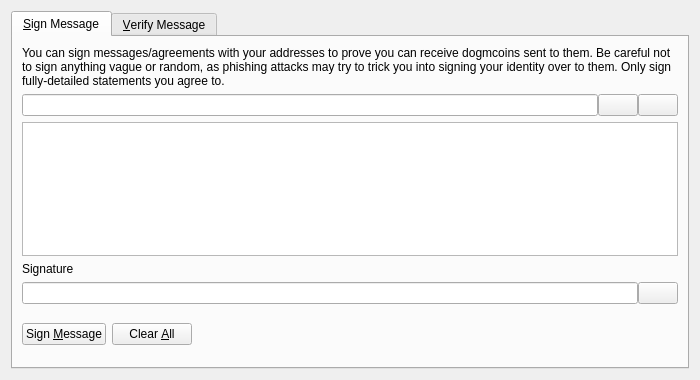
<?xml version="1.0" encoding="UTF-8"?>
<ui version="4.0">
 <class>SignVerifyMessageDialog</class>
 <widget class="QDialog" name="SignVerifyMessageDialog">
  <property name="geometry">
   <rect>
    <x>0</x>
    <y>0</y>
    <width>700</width>
    <height>380</height>
   </rect>
  </property>
  <property name="windowTitle">
   <string>Signatures - Sign / Verify a Message</string>
  </property>
  <property name="modal">
   <bool>true</bool>
  </property>
  <layout class="QVBoxLayout" name="verticalLayout">
   <item>
    <widget class="QTabWidget" name="tabWidget">
     <property name="currentIndex">
      <number>0</number>
     </property>
     <widget class="QWidget" name="tabSignMessage">
      <attribute name="title">
       <string>&amp;Sign Message</string>
      </attribute>
      <layout class="QVBoxLayout" name="verticalLayout_SM">
       <item>
        <widget class="QLabel" name="infoLabel_SM">
         <property name="text">
          <string>You can sign messages/agreements with your addresses to prove you can receive dogmcoins sent to them. Be careful not to sign anything vague or random, as phishing attacks may try to trick you into signing your identity over to them. Only sign fully-detailed statements you agree to.</string>
         </property>
         <property name="textFormat">
          <enum>Qt::PlainText</enum>
         </property>
         <property name="wordWrap">
          <bool>true</bool>
         </property>
        </widget>
       </item>
       <item>
        <layout class="QHBoxLayout" name="horizontalLayout_1_SM">
         <property name="spacing">
          <number>0</number>
         </property>
         <item>
          <widget class="QValidatedLineEdit" name="addressIn_SM">
           <property name="toolTip">
            <string>The Dogmcoin address to sign the message with</string>
           </property>
          </widget>
         </item>
         <item>
          <widget class="QPushButton" name="addressBookButton_SM">
           <property name="toolTip">
            <string>Choose previously used address</string>
           </property>
           <property name="text">
            <string/>
           </property>
           <property name="icon">
            <iconset resource="../bitcoin.qrc">
             <normaloff>:/icons/address-book</normaloff>:/icons/address-book</iconset>
           </property>
           <property name="shortcut">
            <string>Alt+A</string>
           </property>
           <property name="autoDefault">
            <bool>false</bool>
           </property>
          </widget>
         </item>
         <item>
          <widget class="QPushButton" name="pasteButton_SM">
           <property name="toolTip">
            <string>Paste address from clipboard</string>
           </property>
           <property name="text">
            <string/>
           </property>
           <property name="icon">
            <iconset resource="../bitcoin.qrc">
             <normaloff>:/icons/editpaste</normaloff>:/icons/editpaste</iconset>
           </property>
           <property name="shortcut">
            <string>Alt+P</string>
           </property>
           <property name="autoDefault">
            <bool>false</bool>
           </property>
          </widget>
         </item>
        </layout>
       </item>
       <item>
        <widget class="QPlainTextEdit" name="messageIn_SM">
         <property name="toolTip">
          <string>Enter the message you want to sign here</string>
         </property>
        </widget>
       </item>
       <item>
        <widget class="QLabel" name="signatureLabel_SM">
         <property name="text">
          <string>Signature</string>
         </property>
         <property name="textFormat">
          <enum>Qt::PlainText</enum>
         </property>
        </widget>
       </item>
       <item>
        <layout class="QHBoxLayout" name="horizontalLayout_2_SM">
         <property name="spacing">
          <number>0</number>
         </property>
         <item>
          <widget class="QLineEdit" name="signatureOut_SM">
           <property name="font">
            <font>
             <italic>true</italic>
            </font>
           </property>
           <property name="readOnly">
            <bool>true</bool>
           </property>
          </widget>
         </item>
         <item>
          <widget class="QPushButton" name="copySignatureButton_SM">
           <property name="toolTip">
            <string>Copy the current signature to the system clipboard</string>
           </property>
           <property name="text">
            <string/>
           </property>
           <property name="icon">
            <iconset resource="../bitcoin.qrc">
             <normaloff>:/icons/editcopy</normaloff>:/icons/editcopy</iconset>
           </property>
           <property name="autoDefault">
            <bool>false</bool>
           </property>
          </widget>
         </item>
        </layout>
       </item>
       <item>
        <layout class="QHBoxLayout" name="horizontalLayout_3_SM">
         <item>
          <widget class="QPushButton" name="signMessageButton_SM">
           <property name="toolTip">
            <string>Sign the message to prove you own this Dogmcoin address</string>
           </property>
           <property name="text">
            <string>Sign &amp;Message</string>
           </property>
           <property name="icon">
            <iconset resource="../bitcoin.qrc">
             <normaloff>:/icons/edit</normaloff>:/icons/edit</iconset>
           </property>
           <property name="autoDefault">
            <bool>false</bool>
           </property>
          </widget>
         </item>
         <item>
          <widget class="QPushButton" name="clearButton_SM">
           <property name="toolTip">
            <string>Reset all sign message fields</string>
           </property>
           <property name="text">
            <string>Clear &amp;All</string>
           </property>
           <property name="icon">
            <iconset resource="../bitcoin.qrc">
             <normaloff>:/icons/remove</normaloff>:/icons/remove</iconset>
           </property>
           <property name="autoDefault">
            <bool>false</bool>
           </property>
          </widget>
         </item>
         <item>
          <spacer name="horizontalSpacer_1_SM">
           <property name="orientation">
            <enum>Qt::Horizontal</enum>
           </property>
           <property name="sizeHint" stdset="0">
            <size>
             <width>40</width>
             <height>48</height>
            </size>
           </property>
          </spacer>
         </item>
         <item>
          <widget class="QLabel" name="statusLabel_SM">
           <property name="font">
            <font>
             <weight>75</weight>
             <bold>true</bold>
            </font>
           </property>
           <property name="text">
            <string/>
           </property>
           <property name="wordWrap">
            <bool>true</bool>
           </property>
          </widget>
         </item>
         <item>
          <spacer name="horizontalSpacer_2_SM">
           <property name="orientation">
            <enum>Qt::Horizontal</enum>
           </property>
           <property name="sizeHint" stdset="0">
            <size>
             <width>40</width>
             <height>48</height>
            </size>
           </property>
          </spacer>
         </item>
        </layout>
       </item>
      </layout>
     </widget>
     <widget class="QWidget" name="tabVerifyMessage">
      <attribute name="title">
       <string>&amp;Verify Message</string>
      </attribute>
      <layout class="QVBoxLayout" name="verticalLayout_VM">
       <item>
        <widget class="QLabel" name="infoLabel_VM">
         <property name="text">
          <string>Enter the receiver's address, message (ensure you copy line breaks, spaces, tabs, etc. exactly) and signature below to verify the message. Be careful not to read more into the signature than what is in the signed message itself, to avoid being tricked by a man-in-the-middle attack. Note that this only proves the signing party receives with the address, it cannot prove sendership of any transaction!</string>
         </property>
         <property name="textFormat">
          <enum>Qt::PlainText</enum>
         </property>
         <property name="alignment">
          <set>Qt::AlignLeading|Qt::AlignLeft|Qt::AlignTop</set>
         </property>
         <property name="wordWrap">
          <bool>true</bool>
         </property>
        </widget>
       </item>
       <item>
        <layout class="QHBoxLayout" name="horizontalLayout_1_VM">
         <property name="spacing">
          <number>0</number>
         </property>
         <item>
          <widget class="QValidatedLineEdit" name="addressIn_VM">
           <property name="toolTip">
            <string>The Dogmcoin address the message was signed with</string>
           </property>
          </widget>
         </item>
         <item>
          <widget class="QPushButton" name="addressBookButton_VM">
           <property name="toolTip">
            <string>Choose previously used address</string>
           </property>
           <property name="text">
            <string/>
           </property>
           <property name="icon">
            <iconset resource="../bitcoin.qrc">
             <normaloff>:/icons/address-book</normaloff>:/icons/address-book</iconset>
           </property>
           <property name="shortcut">
            <string>Alt+A</string>
           </property>
           <property name="autoDefault">
            <bool>false</bool>
           </property>
          </widget>
         </item>
        </layout>
       </item>
       <item>
        <widget class="QPlainTextEdit" name="messageIn_VM"/>
       </item>
       <item>
        <widget class="QValidatedLineEdit" name="signatureIn_VM"/>
       </item>
       <item>
        <layout class="QHBoxLayout" name="horizontalLayout_2_VM">
         <item>
          <widget class="QPushButton" name="verifyMessageButton_VM">
           <property name="toolTip">
            <string>Verify the message to ensure it was signed with the specified Dogmcoin address</string>
           </property>
           <property name="text">
            <string>Verify &amp;Message</string>
           </property>
           <property name="icon">
            <iconset resource="../bitcoin.qrc">
             <normaloff>:/icons/transaction_0</normaloff>:/icons/transaction_0</iconset>
           </property>
           <property name="autoDefault">
            <bool>false</bool>
           </property>
          </widget>
         </item>
         <item>
          <widget class="QPushButton" name="clearButton_VM">
           <property name="toolTip">
            <string>Reset all verify message fields</string>
           </property>
           <property name="text">
            <string>Clear &amp;All</string>
           </property>
           <property name="icon">
            <iconset resource="../bitcoin.qrc">
             <normaloff>:/icons/remove</normaloff>:/icons/remove</iconset>
           </property>
           <property name="autoDefault">
            <bool>false</bool>
           </property>
          </widget>
         </item>
         <item>
          <spacer name="horizontalSpacer_1_VM">
           <property name="orientation">
            <enum>Qt::Horizontal</enum>
           </property>
           <property name="sizeHint" stdset="0">
            <size>
             <width>40</width>
             <height>48</height>
            </size>
           </property>
          </spacer>
         </item>
         <item>
          <widget class="QLabel" name="statusLabel_VM">
           <property name="font">
            <font>
             <weight>75</weight>
             <bold>true</bold>
            </font>
           </property>
           <property name="text">
            <string/>
           </property>
           <property name="wordWrap">
            <bool>true</bool>
           </property>
          </widget>
         </item>
         <item>
          <spacer name="horizontalSpacer_2_VM">
           <property name="orientation">
            <enum>Qt::Horizontal</enum>
           </property>
           <property name="sizeHint" stdset="0">
            <size>
             <width>40</width>
             <height>48</height>
            </size>
           </property>
          </spacer>
         </item>
        </layout>
       </item>
      </layout>
     </widget>
    </widget>
   </item>
  </layout>
 </widget>
 <customwidgets>
  <customwidget>
   <class>QValidatedLineEdit</class>
   <extends>QLineEdit</extends>
   <header>qvalidatedlineedit.h</header>
  </customwidget>
 </customwidgets>
 <resources>
  <include location="../bitcoin.qrc"/>
 </resources>
 <connections/>
</ui>
